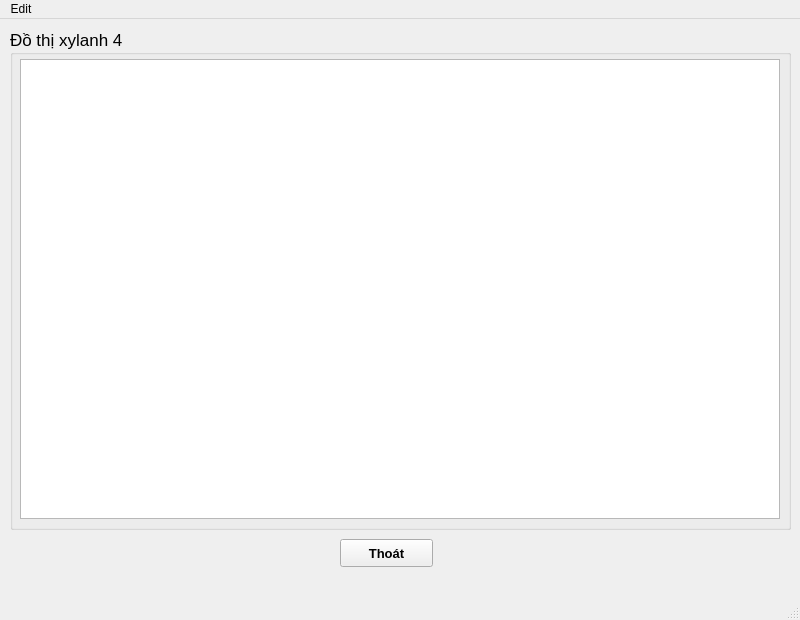
<?xml version="1.0" encoding="UTF-8"?>
<ui version="4.0">
 <class>MainWindow</class>
 <widget class="QMainWindow" name="MainWindow">
  <property name="geometry">
   <rect>
    <x>0</x>
    <y>0</y>
    <width>800</width>
    <height>620</height>
   </rect>
  </property>
  <property name="windowTitle">
   <string>Đồ thị xylanh 4</string>
  </property>
  <widget class="QWidget" name="centralwidget">
   <widget class="QGroupBox" name="GB_grap">
    <property name="geometry">
     <rect>
      <x>10</x>
      <y>10</y>
      <width>781</width>
      <height>501</height>
     </rect>
    </property>
    <property name="font">
     <font>
      <pointsize>13</pointsize>
     </font>
    </property>
    <property name="title">
     <string>Đồ thị xylanh 4</string>
    </property>
    <widget class="QGraphicsView" name="GV_graph">
     <property name="geometry">
      <rect>
       <x>10</x>
       <y>30</y>
       <width>760</width>
       <height>460</height>
      </rect>
     </property>
    </widget>
   </widget>
   <widget class="QPushButton" name="BT_exit">
    <property name="geometry">
     <rect>
      <x>340</x>
      <y>520</y>
      <width>93</width>
      <height>28</height>
     </rect>
    </property>
    <property name="font">
     <font>
      <pointsize>10</pointsize>
      <weight>75</weight>
      <bold>true</bold>
     </font>
    </property>
    <property name="text">
     <string>Thoát</string>
    </property>
   </widget>
  </widget>
  <widget class="QMenuBar" name="menubar">
   <property name="geometry">
    <rect>
     <x>0</x>
     <y>0</y>
     <width>800</width>
     <height>26</height>
    </rect>
   </property>
   <widget class="QMenu" name="menuEdit">
    <property name="title">
     <string>Edit</string>
    </property>
    <addaction name="actionOpen"/>
   </widget>
   <addaction name="menuEdit"/>
  </widget>
  <widget class="QStatusBar" name="statusbar"/>
  <action name="actionOpen">
   <property name="text">
    <string>Open</string>
   </property>
  </action>
 </widget>
 <resources/>
 <connections/>
</ui>
